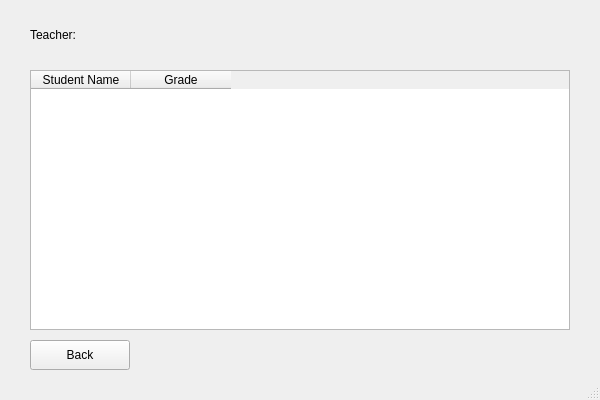
<?xml version="1.0" encoding="UTF-8"?>
<ui version="4.0">
 <class>CourseView</class>
 <widget class="QMainWindow" name="CourseView">
  <property name="geometry">
   <rect><x>0</x><y>0</y><width>600</width><height>400</height></rect>
  </property>
  <property name="windowTitle">
   <string>Course Students</string>
  </property>
  <widget class="QWidget" name="centralwidget">

   <widget class="QLabel" name="label_teacher">
    <property name="geometry"><rect><x>30</x><y>20</y><width>500</width><height>30</height></rect></property>
    <property name="text"><string>Teacher: </string></property>
   </widget>

   <widget class="QTableWidget" name="table_students">
    <property name="geometry"><rect><x>30</x><y>70</y><width>540</width><height>260</height></rect></property>
    <column>
     <property name="text"><string>Student Name</string></property>
    </column>
    <column>
     <property name="text"><string>Grade</string></property>
    </column>
   </widget>

   <widget class="QPushButton" name="btn_back">
    <property name="geometry"><rect><x>30</x><y>340</y><width>100</width><height>30</height></rect></property>
    <property name="text"><string>Back</string></property>
   </widget>

  </widget>
  <widget class="QMenuBar" name="menubar"/>
  <widget class="QStatusBar" name="statusbar"/>
 </widget>
 <resources/>
 <connections/>
</ui>
